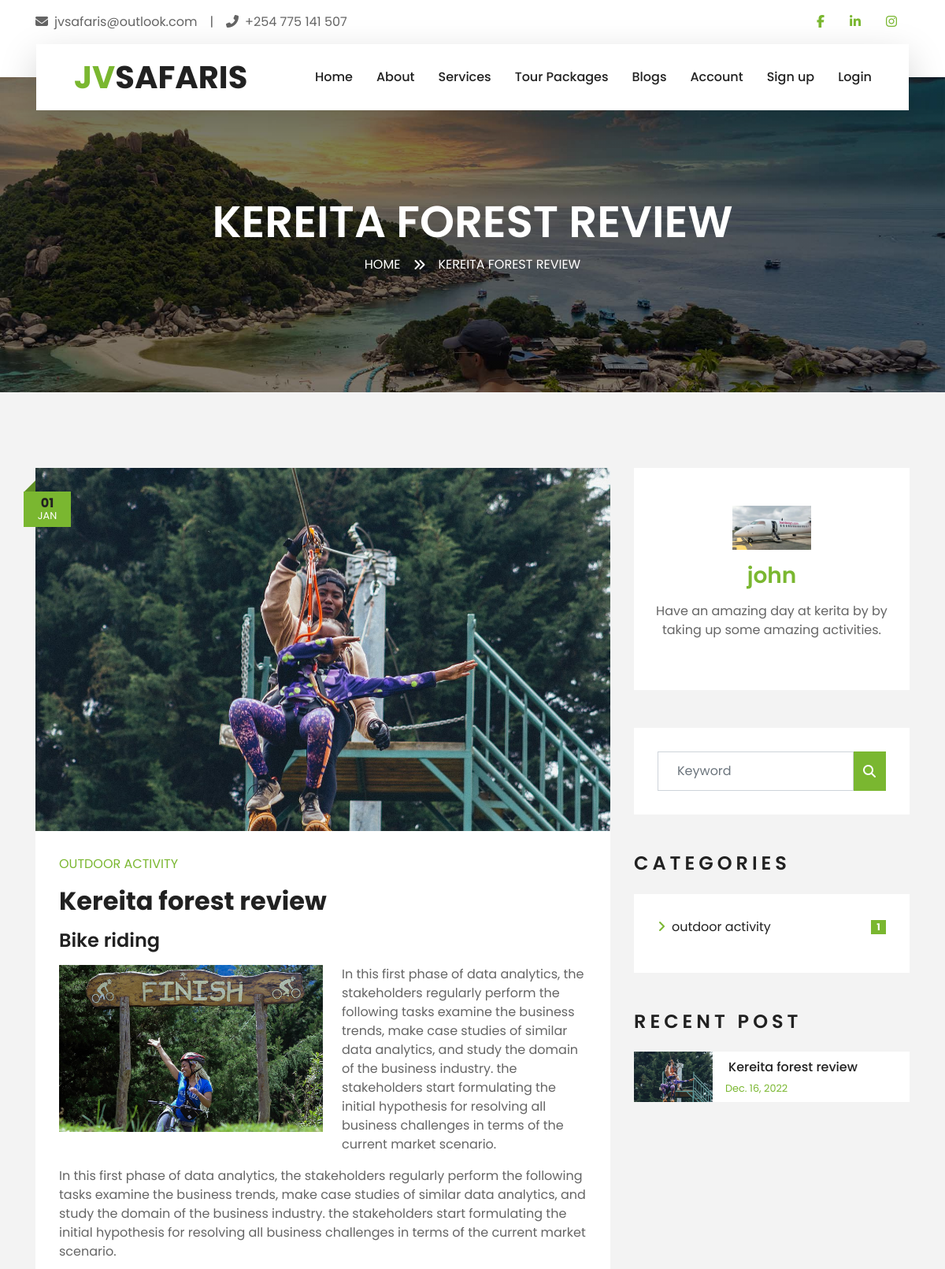
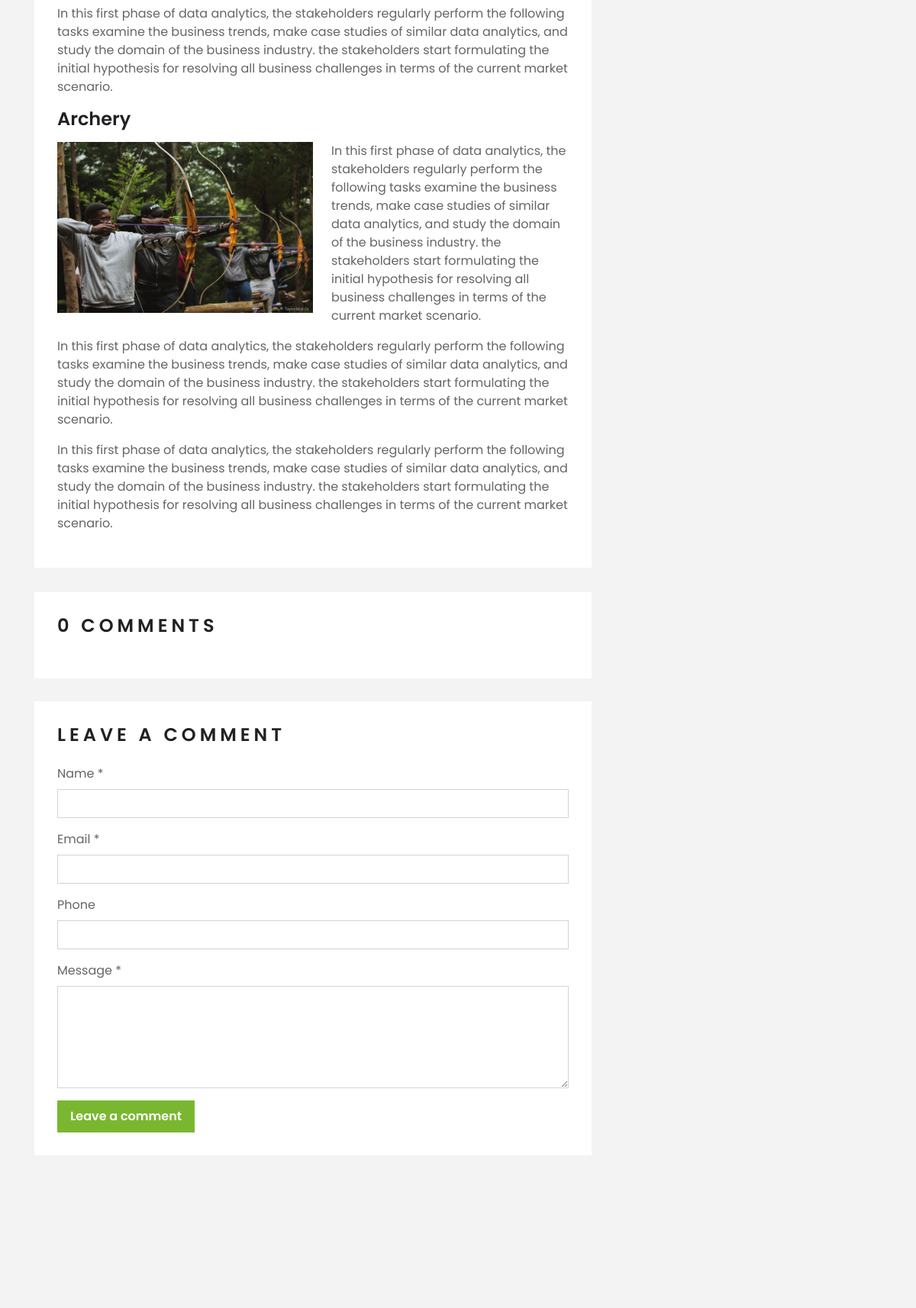
The page /blogs/details/8 (upper part) on the database its author committed (2 pictures, top to bottom).
### blogs/models.py (models this page shows, shortened)
class Blog(models.Model):
    heading = models.CharField(max_length = 2000)
    image = models.FileField()
    category = models.ForeignKey(BlogCategory,on_delete = models.CASCADE)
    date = models.DateField(auto_now_add=True)
    author = models.ForeignKey(Author,on_delete=models.CASCADE,default=None,null=True)

class BlogCategory(models.Model):
    category = models.CharField(max_length = 499)
    description = models.CharField(max_length = 400)
    def __str__(self):
        return self.category

class Subheading(models.Model):
    blog = models.ForeignKey(Blog,on_delete = models.CASCADE)
    image = models.FileField()
    sub_heading = models.CharField(max_length = 400)

class Paragraph(models.Model):
    blog = models.ForeignKey(Blog,on_delete = models.CASCADE)
    heading = models.ForeignKey(Subheading,on_delete = models.CASCADE)
    content = models.CharField(max_length = 10000)

class Author(models.Model):
    name = models.CharField(max_length=255)
    description = models.CharField(max_length=5000)
    facebook = models.CharField(max_length=2000,default='',blank=True)
    twitter = models.CharField(max_length=2000,default='',blank=True)
    linkedin = models.CharField(max_length=2000,default='',blank=True)
    instagram = models.CharField(max_length=2000,default='',blank=True)
    youtube = models.CharField(max_length=2000,default='',blank=True)
    image = models.ImageField()

### blogs/views.py (the view)
# urls.py: path('details/<int:id>',views.details,name = 'details'),
def details(request,id):
    blog = Blog.objects.get(pk = id)
    c = Paginator(BlogCategory.objects.order_by('id').all(),5)
    categories = c.page(1)
    recent = Paginator(Blog.objects.order_by('id').reverse(),4)
    recent_blogs = recent.page(1)
    return render(request,'blogs/blog-detail.html',{'blog':blog,'categories':categories,'recent_blogs':recent_blogs})

### blogs/templates/blogs/blog-detail.html (shortened to what this page needs)
{%extends 'JVSafarisMain/base.html'%}
{%load static%}
{%block pagetitle%}
{{blog.heading}}
{%endblock%}
{%block subtitle%}
{{blog.heading}}
{%endblock%}
{%block body%}
<div class="container-fluid py-5">
    <div class="container py-5">
        <div class="row">
            <div class="col-lg-8">
                <div class="pb-3">
                    <div class="blog-item">
                        <div class="position-relative">
                            <img class="img-fluid w-100" src="{{blog.image.url}}" alt="">
                            <div class="blog-date">
                                <h6 class="font-weight-bold mb-n1">01</h6>
                                <small class="text-white text-uppercase">Jan</small>
                            </div>
                        </div>
                    </div>
                    <div class="bg-white mb-3" style="padding: 30px;">
                        <div class="d-flex mb-3">
                            <a class="text-primary text-uppercase text-decoration-none" href="">{{blog.category}}</a>
                        </div>
                        <h2 class="mb-3">{{blog.heading}}</h2>
                        {%for subheading in blog.subheading_set.all%}
                        <h4 class="mb-3">{{subheading.sub_heading}}</h4>
                        <img class="img-fluid w-50 float-left mr-4 mb-2" src="{{subheading.image.url}}">
                        {%for paragraph in subheading.paragraph_set.all%}
                        <p>{{paragraph.content}}</p>
                        {%endfor%}
                            {%endfor%}
                    </div>
                </div>
                <div class="bg-white" style="padding: 30px; margin-bottom: 30px;">
                    <h4 class="text-uppercase mb-4" style="letter-spacing: 5px;">{{blog.blogcomment_set.count}} Comments</h4>
                </div>
                <div class="bg-white mb-3" style="padding: 30px;">
                    <h4 class="text-uppercase mb-4" style="letter-spacing: 5px;">Leave a comment</h4>
                    <form action= '{%url 'JVSBlogs:comment'  blog.id%}' method='post'  >
                        <div class="form-group">
                            <label for="name">Name *</label>
                            <input name='name' type="text" class="form-control" id="name">
                        </div>
                        <div class="form-group">
                            <label for="email">Email *</label>
                            <input name="email" type="email" class="form-control" id="email">
                        </div>
                        <div class="form-group">
                            <label for="website">Phone</label>
                            <input name="phone" type="text" class="form-control" id="website">
                        </div>
                        <div class="form-group">
                            <label for="message">Message *</label>
                            <textarea name="message" id="message" cols="30" rows="5" class="form-control"></textarea>
                        </div>
                        <div class="form-group mb-0">
                            <input type="submit" value="Leave a comment"
                                class="btn btn-primary font-weight-semi-bold py-2 px-3">
                        </div>
                    </form>
                </div>
            </div>
            <div class="col-lg-4 mt-5 mt-lg-0">
                <div class="d-flex flex-column text-center bg-white mb-5 py-5 px-4">
                    <img src="{{blog.author.image.url}}" class="img-fluid mx-auto mb-3" style="width: 100px;">
                    <h3 class="text-primary mb-3">{{blog.author.name}}</h3>
                    <p>{{blog.author.description}}</p>
                </div>
                <div class="mb-5">
                    <div class="bg-white" style="padding: 30px;">
                        <div class="input-group">
                            <input type="text" class="form-control p-4" placeholder="Keyword">
                            <div class="input-group-append">
                                <span class="input-group-text bg-primary border-primary text-white"><i
                                        class="fa fa-search"></i></span>
                            </div>
                        </div>
                    </div>
                </div>
                <div class="mb-5">
                    <h4 class="text-uppercase mb-4" style="letter-spacing: 5px;">Categories</h4>
                    <div class="bg-white" style="padding: 30px;">
                        <ul class="list-inline m-0">
                            {%for category in categories%}
                            <li class="mb-3 d-flex justify-content-between align-items-center">
                                <a class="text-dark" href="{%url 'JVSBlogs:category' category.id%}"><i class="fa fa-angle-right text-primary mr-2"></i>{{category.category}}</a>
                                <span class="badge badge-primary badge-pill">{{category.blog_set.count}}</span>
                            </li>
                            {%endfor%}
                        </ul>
                    </div>
                </div>
                <div class="mb-5">
                    <h4 class="text-uppercase mb-4" style="letter-spacing: 5px;">Recent Post</h4>
                    {%for blog in recent_blogs%}
                    <a class="d-flex align-items-center text-decoration-none bg-white mb-3" href="{%url 'JVSBlogs:details' blog.id%}">
                        <img class="img-fluid" src="{{blog.image.url}}" alt="" style="width: 100px;">
                        <div class="pl-3">
                            <h6 class="m-1">{{blog.heading}}</h6>
                            <small>{{blog.date}}</small>
                        </div>
                    </a>
                    {%endfor%}
                </div>
            </div>
        </div>
    </div>
</div>
{%endblock%}

### rows shown on the page
Blog: heading "KEREITA FOREST REVIEW", image (picture), category "OUTDOOR ACTIVITY", heading "Kereita forest review", blogcomment_set.count "0", author.image (picture), author.name "john", author.description "Have an amazing day at kerita by by taking up some amazing activities.", date "Dec. 16, 2022"
Subheading: sub_heading "Bike riding", image (picture)
Paragraph: content "In this first phase of data analytics, the stakeholders regularly perform the following tasks examine the business trends, make case studies of similar data analytics, and study the domain of the business industry. the stakeholders start formulating the initial hypothesis for resolving all business challenges in terms of the current market scenario."
Paragraph: content "In this first phase of data analytics, the stakeholders regularly perform the following tasks examine the business trends, make case studies of similar data analytics, and study the domain of the business industry. the stakeholders start formulating the initial hypothesis for resolving all business challenges in terms of the current market scenario."
Paragraph: content "In this first phase of data analytics, the stakeholders regularly perform the following tasks examine the business trends, make case studies of similar data analytics, and study the domain of the business industry. the stakeholders start formulating the initial hypothesis for resolving all business challenges in terms of the current market scenario."
Subheading: sub_heading "Archery", image (picture)
Paragraph: content "In this first phase of data analytics, the stakeholders regularly perform the following tasks examine the business trends, make case studies of similar data analytics, and study the domain of the business industry. the stakeholders start formulating the initial hypothesis for resolving all business challenges in terms of the current market scenario."
Paragraph: content "In this first phase of data analytics, the stakeholders regularly perform the following tasks examine the business trends, make case studies of similar data analytics, and study the domain of the business industry. the stakeholders start formulating the initial hypothesis for resolving all business challenges in terms of the current market scenario."
Paragraph: content "In this first phase of data analytics, the stakeholders regularly perform the following tasks examine the business trends, make case studies of similar data analytics, and study the domain of the business industry. the stakeholders start formulating the initial hypothesis for resolving all business challenges in terms of the current market scenario."
BlogCategory: category "outdoor activity", blog_set.count "1"
